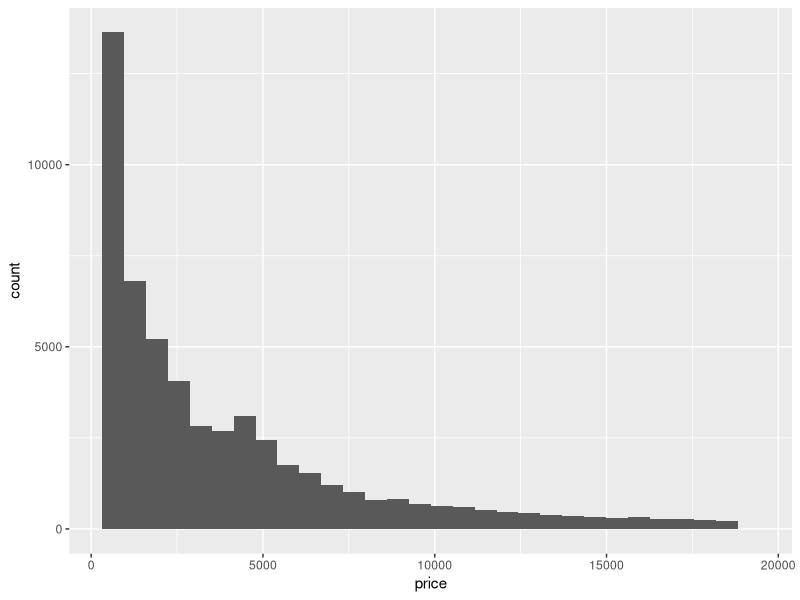
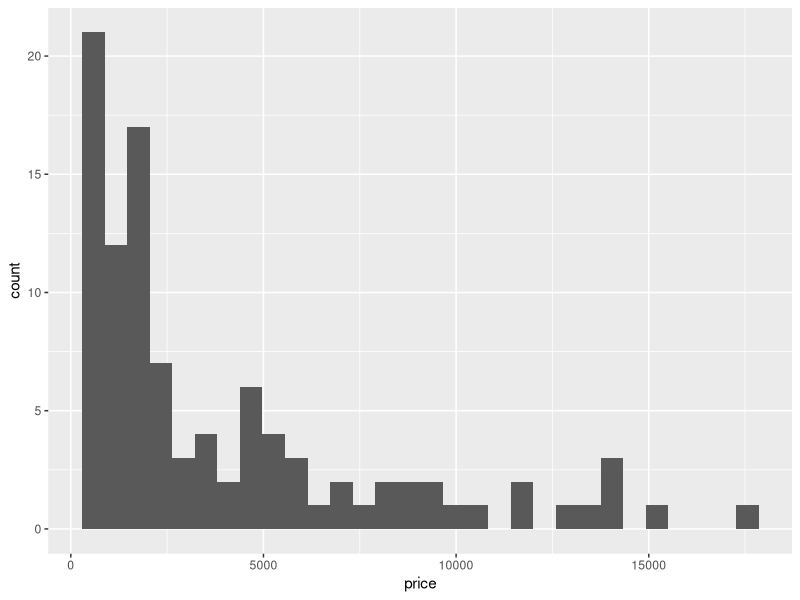
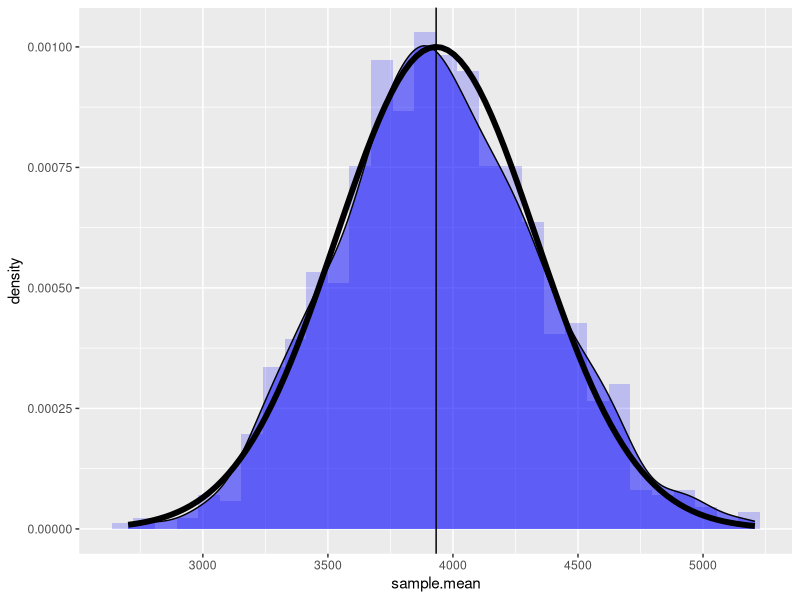

Source code (R) for these figures, in order:
## ---- chunk 1
library(ggplot2)
names(diamonds)
## ---- chunk 2
head(diamonds)
## ---- chunk 3
library(dplyr)
dplyr::glimpse(diamonds)
## ---- chunk 4
summary(diamonds)
## ---- chunk 5
var.pop <- mean((diamonds$price - mean(diamonds$price))^2)
var.pop
sd.pop <- sqrt(var.pop)
sd.pop
## ---- chunk 6
mean.pop <- mean(diamonds$price)
## ---- chunk 7
ggplot(data = diamonds) +
  aes(x = price) +
  geom_histogram()
## ---- chunk 8
install.packages("withr")
## ssはsingle sampleの略
library(withr)
sample.size <- 100
ss <- withr::with_seed(2718,
                       dplyr::sample_n(tbl = diamonds, 
                                       size = sample.size, 
                                       replace = FALSE))
## ---- chunk 9
summary(ss)
## ---- chunk 10
mean(ss$price)
mean.pop
mean((ss$price - mean(ss$price))^2)
var.pop
## ---- chunk 11
ggplot(data = ss) +
  aes(x = price) +
  geom_histogram()
## ---- chunk 12
library(purrr)
## msはmulti samplesの略
ms <- with_seed(2718,
                purrr::rerun(.n = 1000,
                             sample_n(tbl = diamonds,
                                      size = sample.size,
                                      replace = FALSE)))
## ---- chunk 13
ms.mean <- purrr::map_dfr(ms, 
                          dplyr::summarise,
                          sample.mean = mean(price))
## ---- chunk 14
mean(ms.mean$sample.mean)
mean.pop
## ---- chunk 15
mean((ms.mean$sample.mean - mean(ms.mean$sample.mean))^2)
var.pop / sample.size
## ---- chunk 16
ggplot(data = ms.mean) +
  aes(x = sample.mean) +
  geom_histogram(
    aes(y = ..density..),
    fill = "blue",
    alpha = 0.2) +
  geom_density(alpha = 0.5,
               fill = "blue") +
  geom_vline(xintercept = mean.pop) +
  stat_function(
    fun = dnorm,
    args = list(
      mean = mean.pop,
      sd = sqrt(var.pop / sample.size)),
    size = 2)
## ---- chunk 17
ms.var <- map_dfr(
  ms, 
  summarise, 
  sample.var = mean((price - mean(price))^2),
  unbiased.var = var(price))
summarise(ms.var, mean(sample.var), mean(unbiased.var))
var.pop
